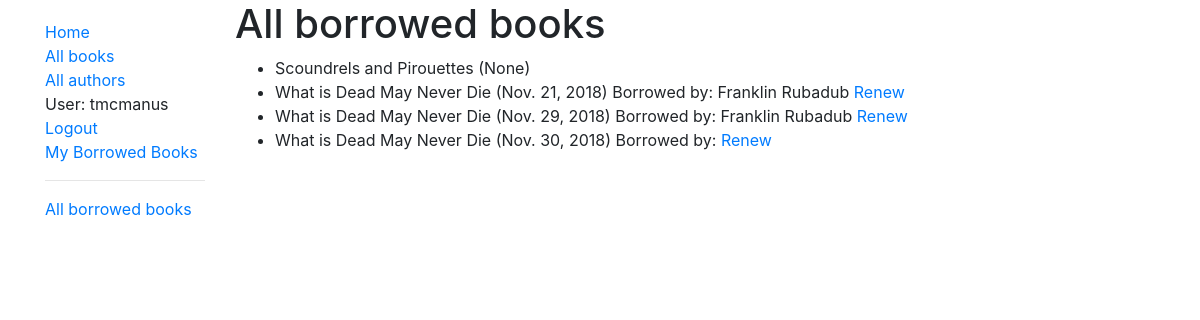
Page /catalog/loanedbooks/ (signed in) on the earlier database version.
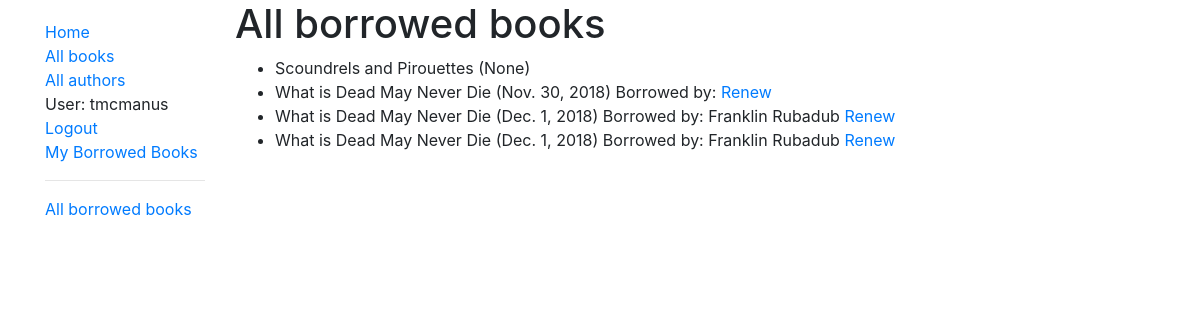
Same page on the later database version.
### catalog/models.py (models this page shows, shortened)
class BookInstance(models.Model):
    id = models.UUIDField(primary_key=True, default=uuid.uuid4, help_text='Unique ID for this particular book across whole library')
    book = models.ForeignKey('Book', on_delete=models.SET_NULL, null=True)
    imprint = models.CharField(max_length=200)
    language = models.CharField(max_length=200, default='English')
    due_back = models.DateField(null=True, blank=True)
    borrower = models.ForeignKey(User, on_delete=models.SET_NULL, null=True, blank=True)
    @property
    def is_overdue(self):
        if self.due_back and date.today() > self.due_back:
            return True
        return False
    LOAN_STATUS =(
        ('m', 'Maintenance'),
        ('o', 'On loan'),
        ('a', 'Available'),
        ('r', 'Reserved'),
    )
    STATUS_DICT = {
        'm': 'text-danger',
        'o': 'text-warning',
        'a': 'text-success',
        'r': 'text-warning'
    }
    status = models.CharField(
        max_length=1,
        choices=LOAN_STATUS,
        blank=True,
        default='m',
        help_text='Book availability'
    )
    class Meta:
        ordering = ['due_back']
        permissions = (("can_mark_returned", "Set book as returned"), )

class Book(models.Model):
    title = models.CharField(max_length=200)
    author = models.ForeignKey('Author', on_delete=models.SET_NULL, null=True)
    summary = models.TextField(max_length=1000, help_text="Enter a brief description")
    isbn = models.CharField(
        'ISBN',
        max_length=13,
        help_text='13 Character <a href="https://www.isbn-international.org/content/what-isbn">ISBN number</a>'
    )
    genre = models.ManyToManyField(
        Genre,
        help_text='Select a genre for this book'
    )
    def display_genre(self):
        """
        display genre returns a list of the first 3 genres associated with the book as a single, comma-separated string
        """
        return ', '.join(genre.name for genre in self.genre.all()[:3])
    display_genre.short_description = "Genre"

### catalog/views.py (the view)
# urls.py: path('loanedbooks/', views.LoanedBooksLibrarianListView.as_view(), name='all-borrowed'),
class LoanedBooksLibrarianListView(PermissionRequiredMixin, generic.ListView):
    permission_required = 'catalog.can_mark_returned'
    model = BookInstance
    template_name = 'catalog/bookinstance_list_librarian_user.html'
    paginate_by = 10
    def get_queryset(self):
        return BookInstance.objects.all().order_by('due_back')

### catalog/templates/catalog/bookinstance_list_librarian_user.html (shortened to what this page needs)
{% extends 'catalog/base_generic.html' %}
{% block content %}
    <h1>All borrowed books</h1>
    {% if bookinstance_list %}
        <ul>
            {% for bookinstance in bookinstance_list %}
                <li class="{% if bookinstance.is_overdue %}text-danger"{% endif %}>
                    <a href="{% url 'book-detail' bookinstance.book.pk %}">
                        {{ bookinstance.book.title }}
                    ({{ bookinstance.due_back }})
                    {% if bookinstance.status == 'o' %}
                        Borrowed by: {{ bookinstance.borrower.first_name }} {{ bookinstance.borrower.last_name }}
                        <a href="{% url 'renew-book-librarian' bookinstance.id %}">
                            Renew
                        </a>
                    {% endif %}
                </li>
            {% endfor %}
        </ul>
    {% else %}
        <p>What is a library without any books?</p>
    {% endif %}
{% endblock %}

Differences in the rows shown:
shown differently, row unchanged: BookInstance "Nov. 30, 2018": moves up the list
changed BookInstance (number 3 of 4 on the later page): due_back "Nov. 21, 2018" → "Dec. 1, 2018"
changed BookInstance (number 4 of 4 on the later page): due_back "Nov. 29, 2018" → "Dec. 1, 2018"
